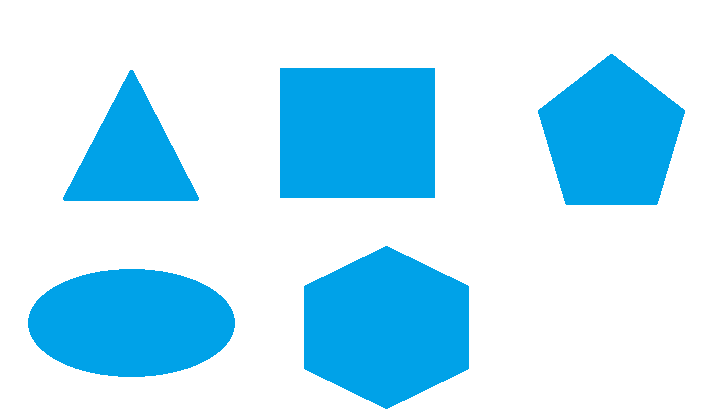
#> input picture shape_detection/polygons.png, 720 x 417 px, found by its file name
$ python shapecolor.py
#> lines starting #> are read from the running program, lines starting #| are printed output that depends on the picture; after the words box and inside, x2 and y2 are one past the last pixel; in counts of white or black regions, pixels touching at a corner belong together
import cv2
import numpy as np

font = cv2.FONT_HERSHEY_SIMPLEX
font1 = cv2.FONT_HERSHEY_COMPLEX

img = cv2.imread("C:\\Users\\Merve\\Desktop\\openCv\\shape_detection\\polygons.png")
#> img is the input picture: shape (417, 720, 3); mean B, G, R 248.6, 229.3, 184.6
img1=cv2.imread("C:\\Users\\Merve\\Desktop\\openCv\\shape_detection\\shape.png")
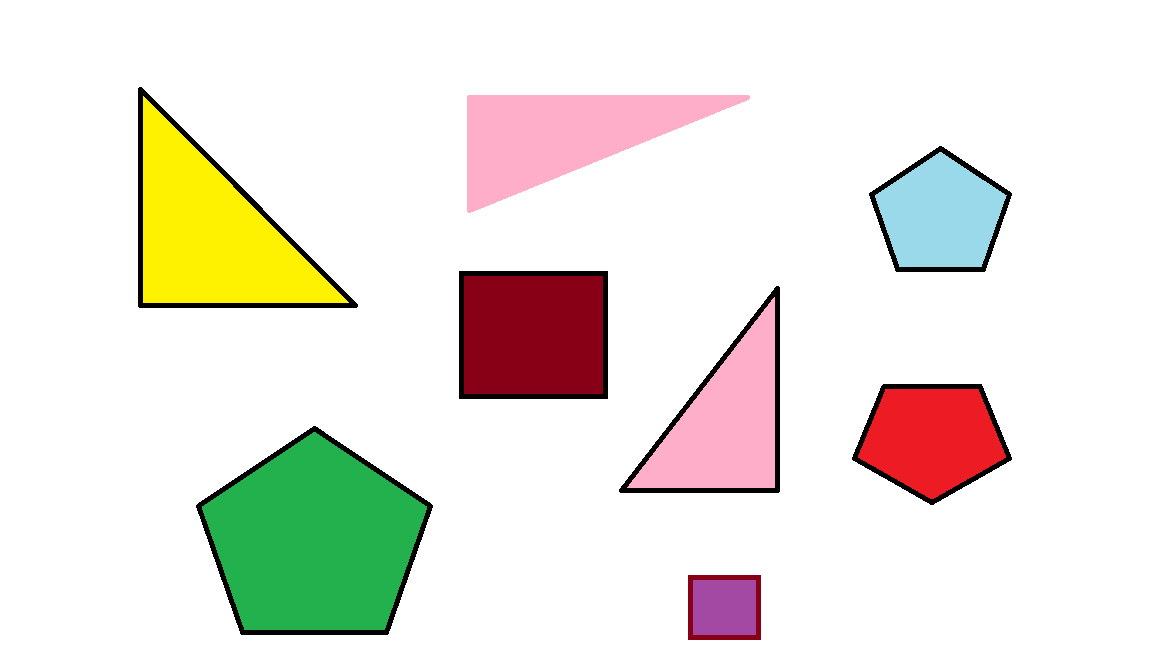
#> input picture shape_detection/shape.png, 1152 x 648 px, found by its file name
#> img1 is the input picture: shape (648, 1152, 3); mean B, G, R 222.5, 231.2, 235
img2 = cv2.imread("C:\\Users\\Merve\\Desktop\\openCv\\shape_detection\\shape1.png")
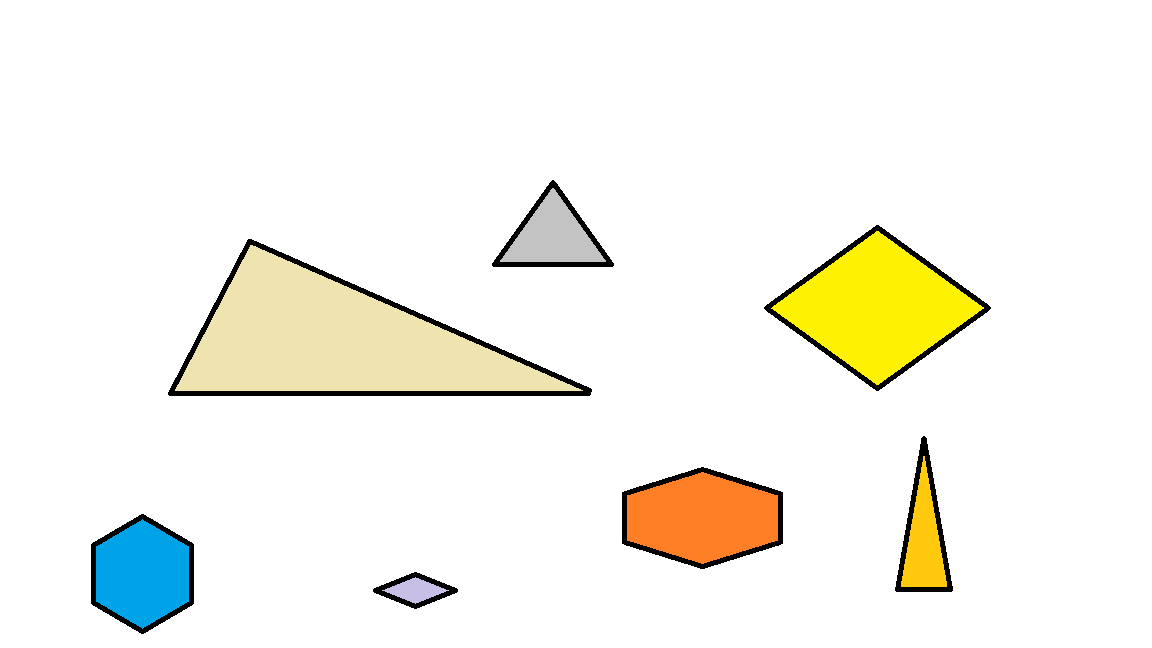
#> input picture shape_detection/shape1.png, 1152 x 648 px, found by its file name
#> img2 is the input picture: shape (648, 1152, 3); mean B, G, R 236.3, 245, 246

gray = cv2.cvtColor(img, cv2.COLOR_BGR2GRAY)
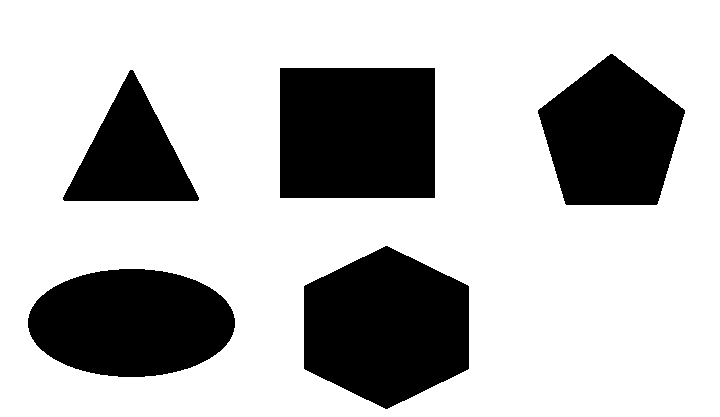
#> gray: shape (417, 720); values 122 (black) and 255 (white), 72.4% white; 5 black regions, box (x1, y1, x2, y2) and area: (304, 246, 469, 409) 20341, (280, 68, 435, 198) 20150, (28, 269, 235, 377) 17580, (538, 54, 685, 205) 15534, (63, 70, 199, 201) 9309
gray1 = cv2.cvtColor(img1, cv2.COLOR_BGR2GRAY)
gray2 = cv2.cvtColor(img2, cv2.COLOR_BGR2GRAY)

_, threshold = cv2.threshold(gray, 240, 255, cv2.THRESH_BINARY)
_, threshold1 = cv2.threshold(gray1, 240, 255, cv2.THRESH_BINARY)
#> threshold1: shape (648, 1152); 80.7% white; 8 black regions, largest, box (x1, y1, x2, y2) and area: (196, 426, 433, 635) 34494, (138, 87, 358, 308) 25086, (459, 271, 608, 399) 19072
_, threshold2 = cv2.threshold(gray2, 240, 255, cv2.THRESH_BINARY)
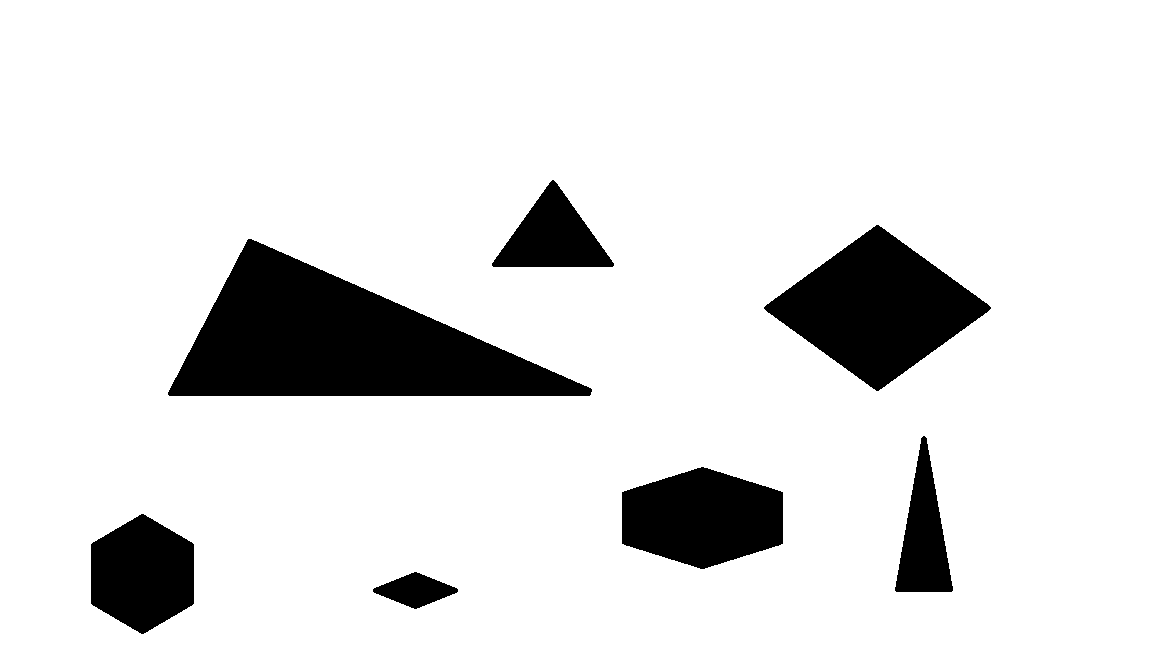
#> threshold2: shape (648, 1152); 88.2% white; 7 black regions

a, b, c, d, e = 0, 0, 0, 0, 0

contours, _ = cv2.findContours(threshold, cv2.RETR_TREE, cv2.CHAIN_APPROX_SIMPLE)
#> contours = 6 contours; box (x1, y1, x2, y2) and area: (0, 0, 720, 417) 299104, (303, 245, 470, 410) 20588, (279, 67, 436, 199) 20434, (27, 268, 236, 378) 17814, (537, 53, 686, 206) 15747, (62, 69, 200, 202) 9508
contours1, _ = cv2.findContours(threshold1, cv2.RETR_TREE, cv2.CHAIN_APPROX_SIMPLE)
#> contours1 = 9 contours; largest, box (x1, y1, x2, y2) and area: (0, 0, 1152, 648) 744697, (195, 425, 434, 636) 34815, (137, 86, 359, 309) 25416, (458, 270, 609, 400) 19348, (466, 94, 751, 214) 17820
contours2, _ = cv2.findContours(threshold2, cv2.RETR_TREE, cv2.CHAIN_APPROX_SIMPLE)
#> contours2 = 8 contours; box (x1, y1, x2, y2) and area: (0, 0, 1152, 648) 744697, (167, 238, 593, 397) 35314, (763, 224, 992, 392) 19491, (621, 466, 784, 570) 12643, (90, 513, 195, 635) 9492, (491, 179, 615, 268) 5756, (894, 435, 954, 593) 5103, (372, 571, 459, 610) 1820

kernel = np.ones((5, 5), np.uint8)
img_dilation = cv2.dilate(img2, kernel, iterations=2)

# Genişletilmiş renk algılama, pembe eklendi
def get_color_name(B, G, R):
    if R > 150 and G < 100 and B < 100:
        return "Red"
    elif R < 100 and G > 150 and B < 100:
        return "Green"
    elif R < 100 and G < 100 and B > 150:
        return "Blue"
    elif R > 150 and G > 150 and B < 100:
        return "Yellow"
    elif R > 150 and G < 100 and B > 150:
        return "Magenta"
    elif R > 150 and G < 150 and B > 150:
        return "Pink"  # Pembe eklendi
    elif R < 100 and G > 150 and B > 150:
        return "Cyan"
    elif R > 200 and G > 200 and B > 200:
        return "White"
    elif R < 50 and G < 50 and B < 50:
        return "Black"
    else:
        return "Undefined Color"

def process_contours(image, contours):
    global a, b, c, d, e
    for cnt in contours:
        epsilon = 0.01 * cv2.arcLength(cnt, True)
        approx = cv2.approxPolyDP(cnt, epsilon, True)

        cv2.drawContours(image, [approx], 0, (0, 0, 0), 5)

        x = approx.ravel()[0]
        y = approx.ravel()[1]

        # Şeklin içindeki ortalama rengi hesapla
        mask = np.zeros(image.shape[:2], dtype=np.uint8)
        cv2.drawContours(mask, [cnt], -1, 255, -1)
        mean_val = cv2.mean(image, mask=mask)

        # Renk ismini belirle
        color_name = get_color_name(mean_val[0], mean_val[1], mean_val[2])

        if len(approx) == 3:
            cv2.putText(image, f"Triangle - {color_name}", (x, y), font1, 1, (0, 0, 0))
            a += 1
        elif len(approx) == 4:
            cv2.putText(image, f"Rectangle - {color_name}", (x, y), font1, 1, (0, 0, 0))
            b += 1
        elif len(approx) == 5:
            cv2.putText(image, f"Pentagon - {color_name}", (x, y), font, 1, (0, 0, 0))
            c += 1
        elif len(approx) == 6:
            cv2.putText(image, f"Hexagon - {color_name}", (x, y), font, 1, (0, 0, 0))
            d += 1
        else:
            cv2.putText(image, f"Ellipse - {color_name}", (x, y), font, 1, (0, 0, 0))
            e += 1
#> this loop made 6 passes
#> (epsilon, approx, x, y, mean_val, b) on passes 1, 5: (22.7, [[0, 0], [0, 416], [719, 416], [719, 0]], 0, 0, (241, 221.6, 176.9, 0), 1), (5.72, [[279, 68], [434, 67], [435, 197], [280, 198]], 279, 68, (203.8, 142.3, 0, 0), 2)
#> (epsilon, approx, x, y, mean_val, a) on pass 4: (4.57, [[130, 69], [197, 201], [62, 199]], 130, 69, (179.1, 125.3, 0.683, 0), 1)
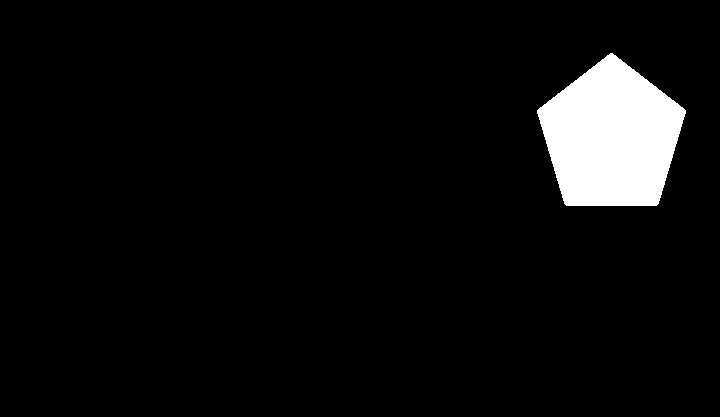
#> mask: shape (417, 720); 5.3% white; 1 white region, box (x1, y1, x2, y2) and area: (537, 53, 686, 206) 15962
#> after the loop, a = 1; b = 2; c = 1; d = 1; e = 1

process_contours(img, contours)
process_contours(img1, contours1)
#> the loop in process_contours (call 2), `for cnt in contours:` made 9 passes
#> (epsilon, approx, x, y, mean_val, color_name) on passes 1, 2, 5, 6, 8, 9: (35.96, [[0, 0], [0, 647], [1151, 647], [1151, 0]], 0, 0, (217.6, 226.3, 230.1, 0), 'White'), (2.78, [[687, 575], [760, 574], [761, 639], [688, 640]], 687, 575, (114.7, 50.38, 122.3, 0), 'Undefined Color'), (6.44, [[778, 285], [780, 491], [620, 493]], 778, 285, (158.1, 137, 200.5, 0), 'Pink'), (5.56, [[458, 271], [607, 270], [608, 398], [459, 399]], 458, 271, (17.55, 0, 113.7, 0), 'Undefined Color'), (7.35, [[466, 211], [468, 94], [750, 96]], 466, 211, (157, 136, 199, 0), 'Pink'), (7.55, [[139, 86], [356, 308], [137, 306]], 139, 86, (0.664, 199.7, 210.4, 0), 'Yellow')
#> (epsilon, x, y, mean_val, color_name) on passes 3, 4, 7: (7.48, 195, 505, (67.13, 156.3, 30.03, 0), 'Green'), (4.75, 851, 457, (29.4, 22.87, 193.6, 0), 'Red'), (4.53, 868, 193, (187, 173.4, 122.3, 0), 'Undefined Color')
#> after the loop in process_contours (call 2), `for cnt in contours:`:
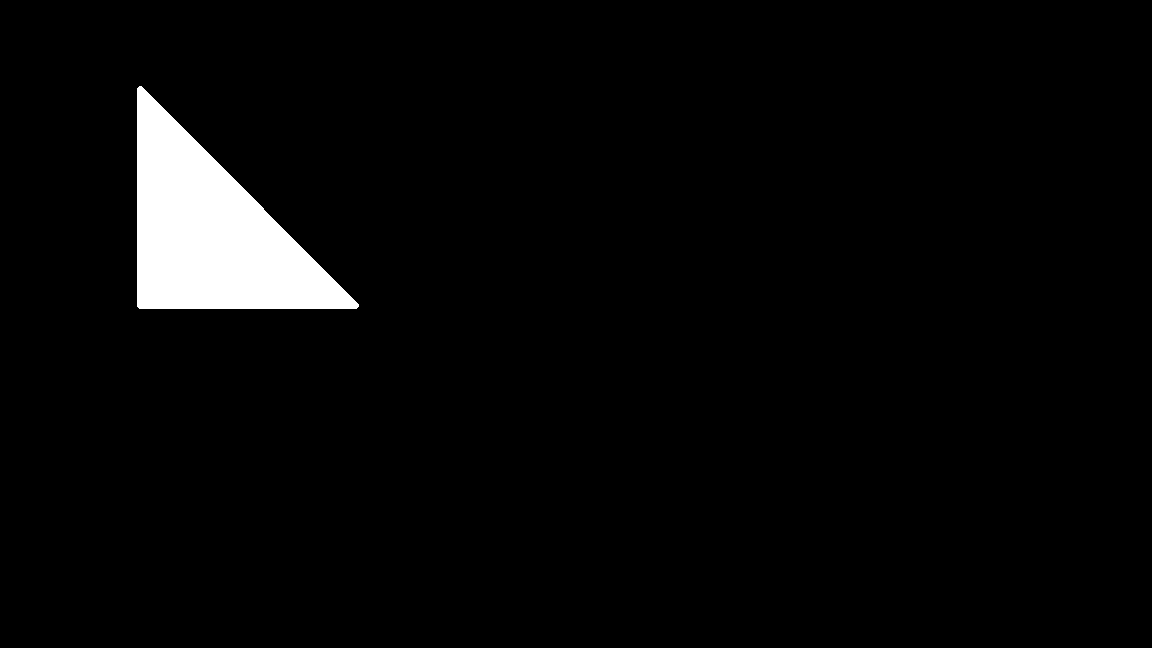
#> mask: shape (648, 1152); 3.4% white; 1 white region, box (x1, y1, x2, y2) and area: (137, 86, 359, 309) 25749
#> after the loop in process_contours (call 2), `for cnt in contours:`: a = 4; b = 5; c = 4; d = 1
process_contours(img_dilation, contours2)
#> the loop in process_contours (call 3), `for cnt in contours:` made 8 passes
#> (epsilon, approx, x, y, mean_val, color_name, a) on passes 5 to 6: (3.96, [[923, 435], [951, 592], [894, 590]], 923, 435, (12.51, 122.3, 154, 0), 'Undefined Color', 5), (10.27, [[167, 392], [248, 238], [592, 389]], 167, 392, (153.8, 195.2, 204, 0), 'Undefined Color', 6)
#> (epsilon, approx, x, y, mean_val, color_name) on passes 1, 7, 8: (35.96, [[0, 0], [0, 647], [1151, 647], [1151, 0]], 0, 0, (236.7, 245.4, 246.5, 0), 'White'), (5.96, [[876, 224], [991, 307], [878, 391], [763, 308]], 876, 224, (11.21, 210.3, 221, 0), 'Yellow'), (3.48, [[491, 263], [553, 179], [614, 265], [493, 267]], 491, 263, (146.9, 146.9, 146.9, 0), 'Undefined Color')
#> after the loop in process_contours (call 3), `for cnt in contours:`:
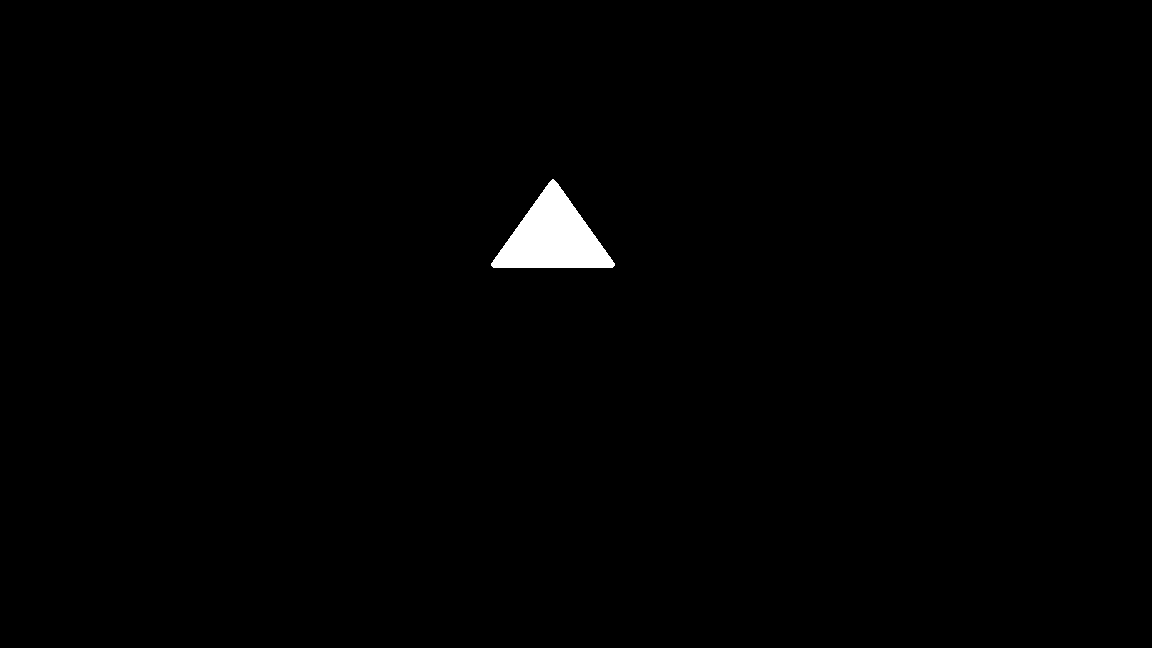
#> mask: shape (648, 1152); 0.79% white; 1 white region, box (x1, y1, x2, y2) and area: (491, 179, 615, 268) 5905
#> after the loop in process_contours (call 3), `for cnt in contours:`: a = 6; b = 8; c = 4; e = 1

print(f"triangle={a}, rectangle={b}, pentagon={c}, hexagon={d}, ellipse={e}")
#| triangle=6, rectangle=8, pentagon=4, hexagon=4, ellipse=1

cv2.imshow("IMG", img)
cv2.imshow("IMG1", img1)
cv2.imshow("IMG2", img_dilation)
cv2.waitKey(0)
cv2.destroyAllWindows()
